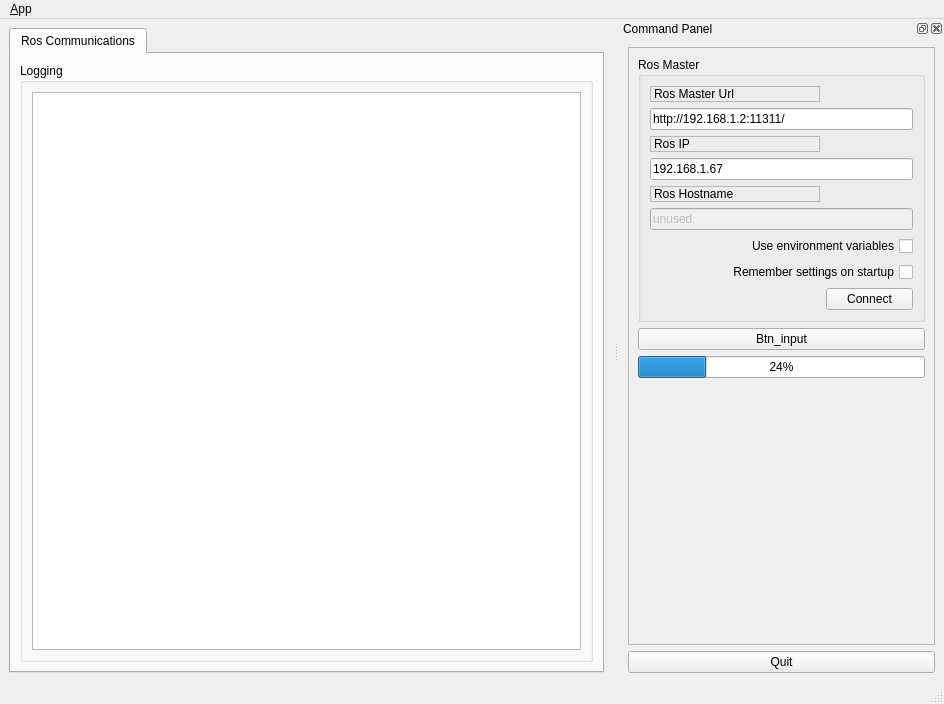
<?xml version="1.0" encoding="UTF-8"?>
<ui version="4.0">
 <class>MainWindowDesign</class>
 <widget class="QMainWindow" name="MainWindowDesign">
  <property name="geometry">
   <rect>
    <x>0</x>
    <y>0</y>
    <width>944</width>
    <height>704</height>
   </rect>
  </property>
  <property name="windowTitle">
   <string>QRosApp</string>
  </property>
  <property name="windowIcon">
   <iconset resource="../resources/images.qrc">
    <normaloff>:/images/icon.png</normaloff>:/images/icon.png</iconset>
  </property>
  <property name="locale">
   <locale language="English" country="Australia"/>
  </property>
  <widget class="QWidget" name="centralwidget">
   <layout class="QHBoxLayout">
    <item>
     <widget class="QTabWidget" name="tab_manager">
      <property name="minimumSize">
       <size>
        <width>100</width>
        <height>0</height>
       </size>
      </property>
      <property name="locale">
       <locale language="English" country="Australia"/>
      </property>
      <property name="currentIndex">
       <number>0</number>
      </property>
      <widget class="QWidget" name="tab_status">
       <attribute name="title">
        <string>Ros Communications</string>
       </attribute>
       <layout class="QVBoxLayout" name="verticalLayout_2">
        <item>
         <widget class="QGroupBox" name="groupBox_12">
          <property name="sizePolicy">
           <sizepolicy hsizetype="MinimumExpanding" vsizetype="Preferred">
            <horstretch>0</horstretch>
            <verstretch>0</verstretch>
           </sizepolicy>
          </property>
          <property name="title">
           <string>Logging</string>
          </property>
          <layout class="QGridLayout" name="gridLayout_3">
           <item row="0" column="0">
            <widget class="QListView" name="view_logging"/>
           </item>
          </layout>
         </widget>
        </item>
       </layout>
      </widget>
     </widget>
    </item>
   </layout>
  </widget>
  <widget class="QMenuBar" name="menubar">
   <property name="geometry">
    <rect>
     <x>0</x>
     <y>0</y>
     <width>944</width>
     <height>25</height>
    </rect>
   </property>
   <widget class="QMenu" name="menu_File">
    <property name="title">
     <string>&amp;App</string>
    </property>
    <addaction name="action_Preferences"/>
    <addaction name="separator"/>
    <addaction name="actionAbout"/>
    <addaction name="actionAbout_Qt"/>
    <addaction name="separator"/>
    <addaction name="action_Quit"/>
   </widget>
   <addaction name="menu_File"/>
  </widget>
  <widget class="QStatusBar" name="statusbar"/>
  <widget class="QDockWidget" name="dock_status">
   <property name="sizePolicy">
    <sizepolicy hsizetype="Minimum" vsizetype="Preferred">
     <horstretch>0</horstretch>
     <verstretch>0</verstretch>
    </sizepolicy>
   </property>
   <property name="minimumSize">
    <size>
     <width>325</width>
     <height>459</height>
    </size>
   </property>
   <property name="allowedAreas">
    <set>Qt::RightDockWidgetArea</set>
   </property>
   <property name="windowTitle">
    <string>Command Panel</string>
   </property>
   <attribute name="dockWidgetArea">
    <number>2</number>
   </attribute>
   <widget class="QWidget" name="dockWidgetContents_2">
    <layout class="QVBoxLayout" name="verticalLayout">
     <item>
      <widget class="QFrame" name="frame">
       <property name="sizePolicy">
        <sizepolicy hsizetype="Minimum" vsizetype="Preferred">
         <horstretch>0</horstretch>
         <verstretch>0</verstretch>
        </sizepolicy>
       </property>
       <property name="frameShape">
        <enum>QFrame::StyledPanel</enum>
       </property>
       <property name="frameShadow">
        <enum>QFrame::Raised</enum>
       </property>
       <layout class="QVBoxLayout" name="verticalLayout_3">
        <item>
         <widget class="QGroupBox" name="groupBox">
          <property name="title">
           <string>Ros Master</string>
          </property>
          <layout class="QGridLayout" name="gridLayout">
           <item row="0" column="0">
            <widget class="QLabel" name="label">
             <property name="frameShape">
              <enum>QFrame::StyledPanel</enum>
             </property>
             <property name="frameShadow">
              <enum>QFrame::Raised</enum>
             </property>
             <property name="text">
              <string>Ros Master Url</string>
             </property>
            </widget>
           </item>
           <item row="1" column="0" colspan="2">
            <widget class="QLineEdit" name="line_edit_master">
             <property name="text">
              <string>http://192.168.1.2:11311/</string>
             </property>
            </widget>
           </item>
           <item row="2" column="0">
            <widget class="QLabel" name="label_2">
             <property name="frameShape">
              <enum>QFrame::StyledPanel</enum>
             </property>
             <property name="frameShadow">
              <enum>QFrame::Raised</enum>
             </property>
             <property name="text">
              <string>Ros IP</string>
             </property>
            </widget>
           </item>
           <item row="3" column="0" colspan="2">
            <widget class="QLineEdit" name="line_edit_host">
             <property name="text">
              <string>192.168.1.67</string>
             </property>
            </widget>
           </item>
           <item row="4" column="0">
            <widget class="QLabel" name="label_3">
             <property name="frameShape">
              <enum>QFrame::StyledPanel</enum>
             </property>
             <property name="frameShadow">
              <enum>QFrame::Raised</enum>
             </property>
             <property name="text">
              <string>Ros Hostname</string>
             </property>
            </widget>
           </item>
           <item row="5" column="0" colspan="2">
            <widget class="QLineEdit" name="line_edit_topic">
             <property name="enabled">
              <bool>false</bool>
             </property>
             <property name="text">
              <string>unused</string>
             </property>
            </widget>
           </item>
           <item row="6" column="0" colspan="2">
            <widget class="QCheckBox" name="checkbox_use_environment">
             <property name="layoutDirection">
              <enum>Qt::RightToLeft</enum>
             </property>
             <property name="text">
              <string>Use environment variables</string>
             </property>
            </widget>
           </item>
           <item row="7" column="0" colspan="2">
            <widget class="QCheckBox" name="checkbox_remember_settings">
             <property name="layoutDirection">
              <enum>Qt::RightToLeft</enum>
             </property>
             <property name="text">
              <string>Remember settings on startup</string>
             </property>
            </widget>
           </item>
           <item row="8" column="0">
            <spacer name="horizontalSpacer">
             <property name="orientation">
              <enum>Qt::Horizontal</enum>
             </property>
             <property name="sizeHint" stdset="0">
              <size>
               <width>170</width>
               <height>21</height>
              </size>
             </property>
            </spacer>
           </item>
           <item row="8" column="1">
            <widget class="QPushButton" name="button_connect">
             <property name="enabled">
              <bool>true</bool>
             </property>
             <property name="sizePolicy">
              <sizepolicy hsizetype="MinimumExpanding" vsizetype="Fixed">
               <horstretch>0</horstretch>
               <verstretch>0</verstretch>
              </sizepolicy>
             </property>
             <property name="toolTip">
              <string>Set the target to the current joint trajectory state.</string>
             </property>
             <property name="statusTip">
              <string>Clear all waypoints and set the target to the current joint trajectory state.</string>
             </property>
             <property name="text">
              <string>Connect</string>
             </property>
            </widget>
           </item>
          </layout>
         </widget>
        </item>
        <item>
         <widget class="QPushButton" name="btn_Input">
          <property name="text">
           <string>Btn_input</string>
          </property>
         </widget>
        </item>
        <item>
         <widget class="QProgressBar" name="display_Output">
          <property name="value">
           <number>24</number>
          </property>
         </widget>
        </item>
        <item>
         <spacer name="verticalSpacer_3">
          <property name="orientation">
           <enum>Qt::Vertical</enum>
          </property>
          <property name="sizeHint" stdset="0">
           <size>
            <width>20</width>
            <height>233</height>
           </size>
          </property>
         </spacer>
        </item>
       </layout>
      </widget>
     </item>
     <item>
      <widget class="QPushButton" name="quit_button">
       <property name="sizePolicy">
        <sizepolicy hsizetype="MinimumExpanding" vsizetype="Fixed">
         <horstretch>0</horstretch>
         <verstretch>0</verstretch>
        </sizepolicy>
       </property>
       <property name="text">
        <string>Quit</string>
       </property>
      </widget>
     </item>
    </layout>
   </widget>
  </widget>
  <action name="action_Quit">
   <property name="text">
    <string>&amp;Quit</string>
   </property>
   <property name="shortcut">
    <string>Ctrl+Q</string>
   </property>
   <property name="shortcutContext">
    <enum>Qt::ApplicationShortcut</enum>
   </property>
  </action>
  <action name="action_Preferences">
   <property name="text">
    <string>&amp;Preferences</string>
   </property>
  </action>
  <action name="actionAbout">
   <property name="text">
    <string>&amp;About</string>
   </property>
  </action>
  <action name="actionAbout_Qt">
   <property name="text">
    <string>About &amp;Qt</string>
   </property>
  </action>
 </widget>
 <resources>
  <include location="../resources/images.qrc"/>
 </resources>
 <connections>
  <connection>
   <sender>action_Quit</sender>
   <signal>triggered()</signal>
   <receiver>MainWindowDesign</receiver>
   <slot>close()</slot>
   <hints>
    <hint type="sourcelabel">
     <x>-1</x>
     <y>-1</y>
    </hint>
    <hint type="destinationlabel">
     <x>399</x>
     <y>299</y>
    </hint>
   </hints>
  </connection>
  <connection>
   <sender>quit_button</sender>
   <signal>clicked()</signal>
   <receiver>MainWindowDesign</receiver>
   <slot>close()</slot>
   <hints>
    <hint type="sourcelabel">
     <x>859</x>
     <y>552</y>
    </hint>
    <hint type="destinationlabel">
     <x>469</x>
     <y>299</y>
    </hint>
   </hints>
  </connection>
 </connections>
</ui>
